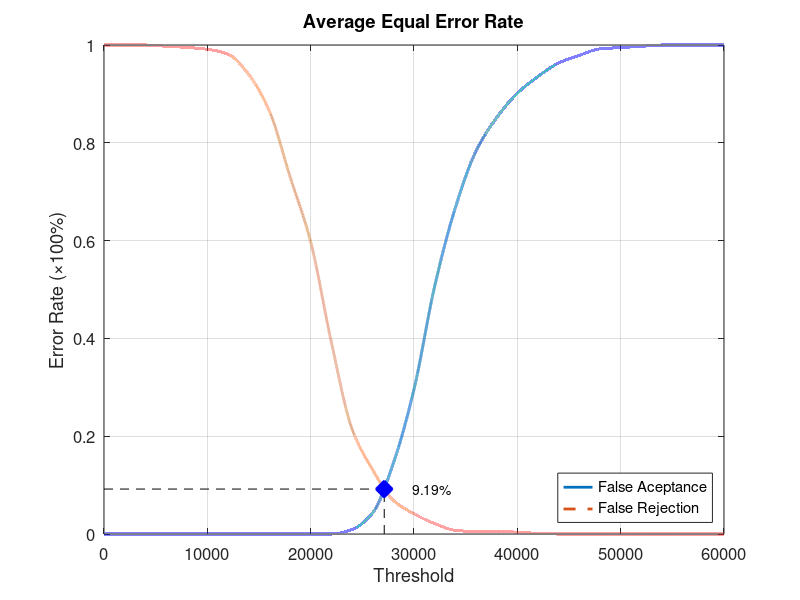
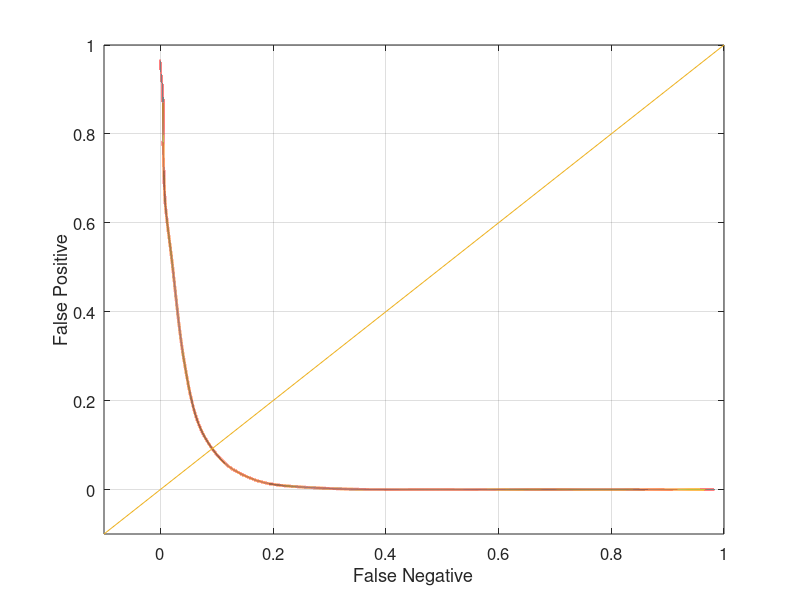

Write MATLAB code to recreate these figures, in order.
function yEER = Experiment5Average
close all;
clear;
clc;
x = 0:2000:60000;
xq = 0:0.5:60000;

y0 = [0 0 0 0 0 0 0 0 0 0 0 0 0.00921053 0.0434211 0.144737 0.296053 0.506579 0.667105 0.782895 0.851316 0.901316 0.935526 0.963158 0.978947 0.992105 0.994737 0.997368 1 1 1 1];
yy0 = interp1(x, y0, xq, 'pchip');
y1 = [1 1 1 0.9975 0.995 0.99125 0.98125 0.94 0.865 0.73125 0.5975 0.3925 0.215 0.13125 0.06875 0.04125 0.02125 0.0075 0.005 0.005 0.00375 0.00125 0 0 0 0 0 0 0 0 0];
yy1 = interp1(x, y1, xq, 'pchip');

% Calculating EER: 
y2 = abs(y0 - y1);
find(y2 == min(y2))
yy2 = abs(yy0 - yy1);
xEER = find(yy2 == min(yy2));
xEERIndex = xq(xEER) % X-axis EER
yEER = yy0(xEER) % Y-axis EER

main = figure
plot(xq, yy0,'-','LineWidth', 2);	hold on
plot(xq, yy1,'--','LineWidth', 2);	hold on
plot([xEERIndex xEERIndex], [0 yEER], 'k--');	hold on
plot([0 xEERIndex], [yEER yEER], 'k--');	hold on
plot(xEERIndex, yEER, 'bx', 'LineWidth', 10);	hold on
text(xEERIndex + 10 * xEERIndex / 100, yEER, [num2str(round((10000 * yEER)) / 100) '%'])
legend('False Aceptance', 'False Rejection', 'Location', 'SouthEast')
xlabel('Threshold')
ylabel('Error Rate (\times100%)')
title('Average Equal Error Rate')
set(gca, 'FontSize', 12)
axis([0 60000 0 1])
grid on

print(main, 'Experiment5AverageMain', '-dpng');
FNRxFPR = figure('Color', [1 1 1]);
plot(yy1, yy0, '-', yy1, yy0, 'LineWidth', 2);
hold on
y = -0.1:0.1:1
plot(y, y); 
set(gca, 'FontSize', 12)
xlabel('False Negative')
ylabel('False Positive')
axis([-0.1 1 -0.1 1])
set(gca, 'FontSize', 12)
grid on

print(FNRxFPR, 'Experiment5AverageFNRxFPR','-dpng');
end
